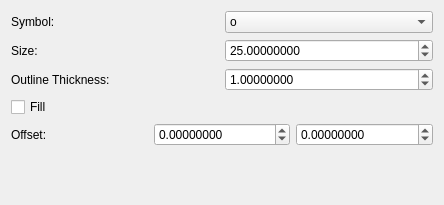
<?xml version="1.0" encoding="UTF-8"?>
<ui version="4.0">
 <class>reflections_style_editor</class>
 <widget class="QWidget" name="reflections_style_editor">
  <property name="geometry">
   <rect>
    <x>0</x>
    <y>0</y>
    <width>444</width>
    <height>205</height>
   </rect>
  </property>
  <property name="windowTitle">
   <string>Series Editor</string>
  </property>
  <layout class="QGridLayout" name="gridLayout">
   <item row="5" column="0" colspan="2">
    <layout class="QHBoxLayout" name="offset_layout">
     <item>
      <widget class="QLabel" name="offset_label">
       <property name="text">
        <string>Offset:</string>
       </property>
      </widget>
     </item>
     <item>
      <widget class="ScientificDoubleSpinBox" name="offset_x">
       <property name="keyboardTracking">
        <bool>false</bool>
       </property>
       <property name="suffix">
        <string/>
       </property>
       <property name="decimals">
        <number>8</number>
       </property>
       <property name="minimum">
        <double>-10000.000000000000000</double>
       </property>
       <property name="maximum">
        <double>10000.000000000000000</double>
       </property>
      </widget>
     </item>
     <item>
      <widget class="ScientificDoubleSpinBox" name="offset_y">
       <property name="keyboardTracking">
        <bool>false</bool>
       </property>
       <property name="suffix">
        <string/>
       </property>
       <property name="decimals">
        <number>8</number>
       </property>
       <property name="minimum">
        <double>-10000.000000000000000</double>
       </property>
       <property name="maximum">
        <double>10000.000000000000000</double>
       </property>
      </widget>
     </item>
    </layout>
   </item>
   <item row="0" column="0">
    <widget class="QLabel" name="symbol_label">
     <property name="text">
      <string>Symbol:</string>
     </property>
    </widget>
   </item>
   <item row="3" column="0">
    <widget class="QLabel" name="label_2">
     <property name="text">
      <string>Outline Thickness:</string>
     </property>
    </widget>
   </item>
   <item row="0" column="1">
    <widget class="QComboBox" name="symbol">
     <item>
      <property name="text">
       <string>o</string>
      </property>
     </item>
     <item>
      <property name="text">
       <string>s</string>
      </property>
     </item>
     <item>
      <property name="text">
       <string>t</string>
      </property>
     </item>
     <item>
      <property name="text">
       <string>t1</string>
      </property>
     </item>
     <item>
      <property name="text">
       <string>+</string>
      </property>
     </item>
     <item>
      <property name="text">
       <string>x</string>
      </property>
     </item>
    </widget>
   </item>
   <item row="1" column="0">
    <widget class="QLabel" name="label">
     <property name="text">
      <string>Size:</string>
     </property>
    </widget>
   </item>
   <item row="6" column="0" colspan="2">
    <spacer name="verticalSpacer">
     <property name="orientation">
      <enum>Qt::Vertical</enum>
     </property>
     <property name="sizeHint" stdset="0">
      <size>
       <width>20</width>
       <height>40</height>
      </size>
     </property>
    </spacer>
   </item>
   <item row="4" column="0">
    <widget class="QCheckBox" name="fill">
     <property name="text">
      <string>Fill</string>
     </property>
    </widget>
   </item>
   <item row="3" column="1">
    <widget class="ScientificDoubleSpinBox" name="outline_thickness">
     <property name="keyboardTracking">
      <bool>false</bool>
     </property>
     <property name="decimals">
      <number>8</number>
     </property>
     <property name="minimum">
      <double>0.000010000000000</double>
     </property>
     <property name="maximum">
      <double>100000000.000000000000000</double>
     </property>
     <property name="value">
      <double>1.000000000000000</double>
     </property>
    </widget>
   </item>
   <item row="1" column="1">
    <widget class="ScientificDoubleSpinBox" name="point_size">
     <property name="keyboardTracking">
      <bool>false</bool>
     </property>
     <property name="decimals">
      <number>8</number>
     </property>
     <property name="minimum">
      <double>0.000010000000000</double>
     </property>
     <property name="maximum">
      <double>100000000.000000000000000</double>
     </property>
     <property name="value">
      <double>25.000000000000000</double>
     </property>
    </widget>
   </item>
  </layout>
 </widget>
 <customwidgets>
  <customwidget>
   <class>ScientificDoubleSpinBox</class>
   <extends>QDoubleSpinBox</extends>
   <header>scientificspinbox.py</header>
  </customwidget>
 </customwidgets>
 <tabstops>
  <tabstop>symbol</tabstop>
  <tabstop>point_size</tabstop>
  <tabstop>outline_thickness</tabstop>
  <tabstop>fill</tabstop>
  <tabstop>offset_x</tabstop>
  <tabstop>offset_y</tabstop>
 </tabstops>
 <resources/>
 <connections/>
</ui>
